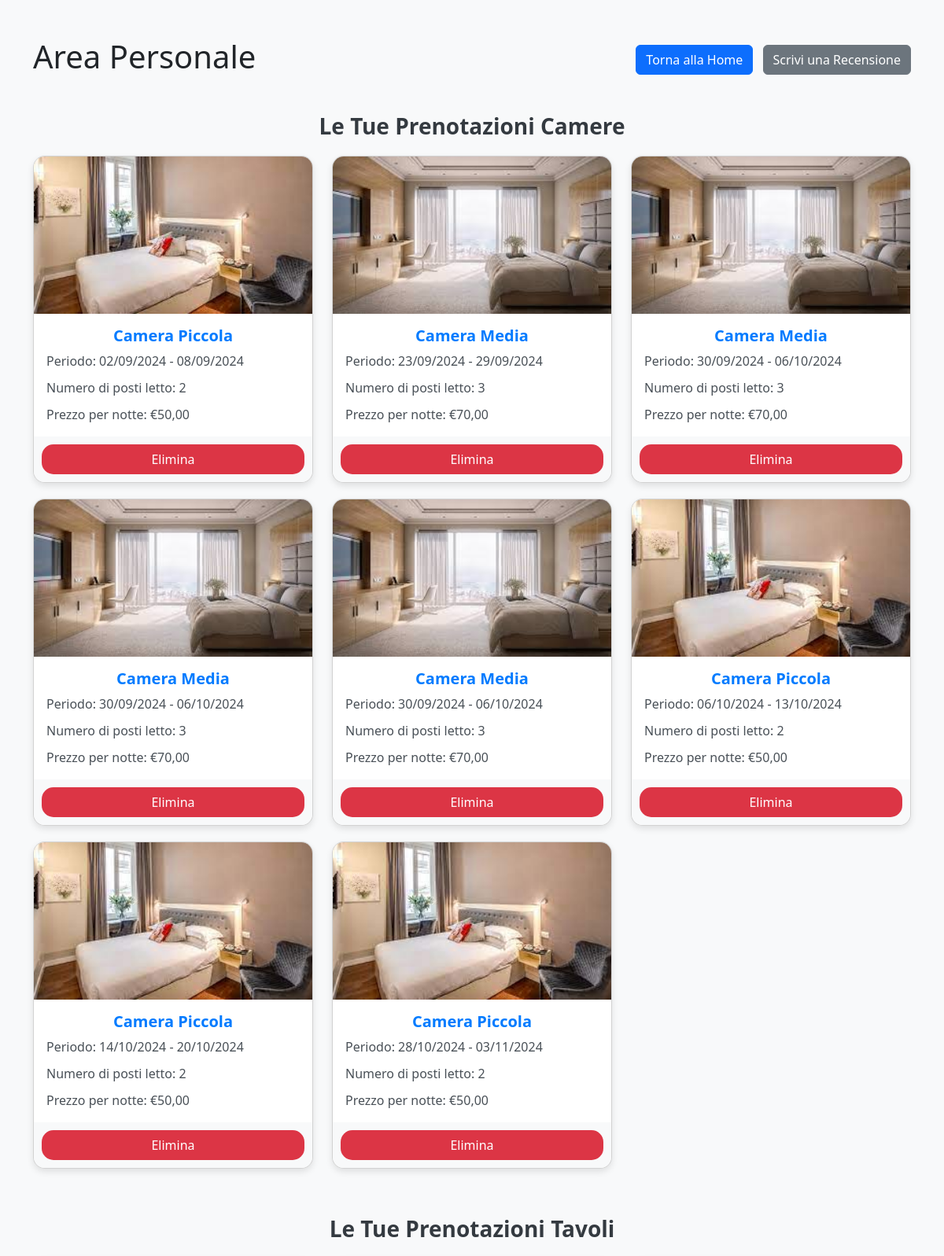
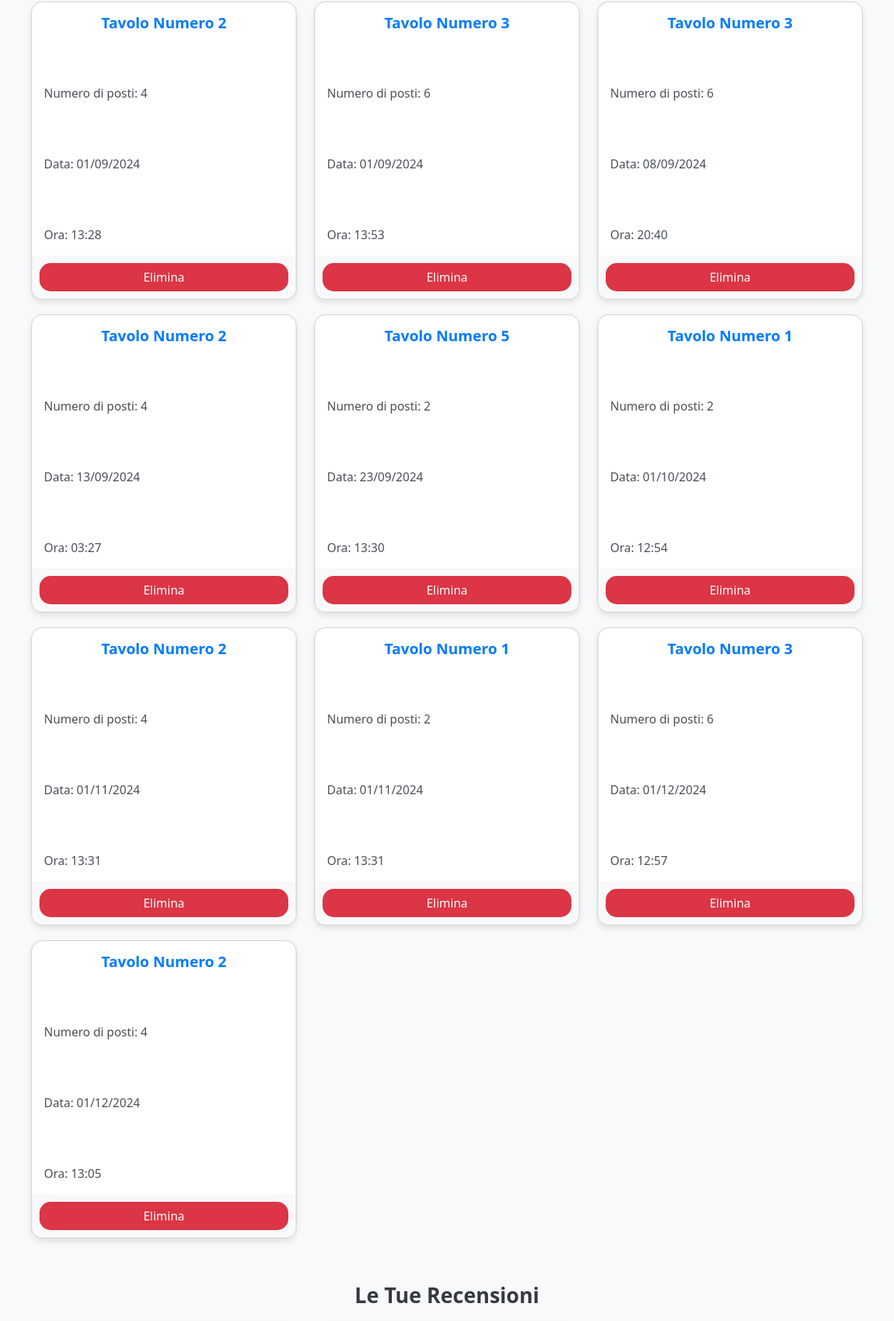
Page /core/area_personale (signed in, upper part) on the committed database (2 pictures, top to bottom).
### core/models.py (models this page shows, shortened)
class RoomBooking(models.Model):
    user = models.ForeignKey(User, on_delete=models.CASCADE, null=True, blank=True)
    camera = models.ForeignKey(Camera, on_delete=models.CASCADE)
    start_date = models.DateField()
    end_date = models.DateField()
    numero_telefono = models.CharField(max_length=15)
    email = models.EmailField()
    note = models.TextField(blank=True)
    created_at = models.DateTimeField(auto_now_add=True)
    class Meta:
        verbose_name = "Prenotazione Camera"
        verbose_name_plural = "Prenotazioni Camere"
        ordering = ['start_date']

class Camera(models.Model):
    SMALL = 'small'
    MEDIUM = 'medium'
    LARGE = 'large'
    ROOM_SIZE_CHOICES = [
        (SMALL, 'Piccola'),
        (MEDIUM, 'Media'),
        (LARGE, 'Grande'),
    ]
    tipo = models.CharField(max_length=10, choices=ROOM_SIZE_CHOICES)
    camere_totali = models.IntegerField(default=0)
    nome = models.CharField(max_length=50)
    numero_posti_letto = models.IntegerField(default=1)
    prezzo_per_notte = models.DecimalField(max_digits=10, decimal_places=2)
    descrizione = models.TextField(blank=True)
    MY_CONSTANT = "camere/"
    immagine1 = models.ImageField(upload_to= MY_CONSTANT, blank=True, null=True)
    immagine2 = models.ImageField(upload_to= MY_CONSTANT, blank=True, null=True)
    immagine3 = models.ImageField(upload_to= MY_CONSTANT, blank=True, null=True)
    class Meta:
        verbose_name = "Camera"
        verbose_name_plural = "Camere"

class TavoloBooking(models.Model):
    user = models.ForeignKey(User, on_delete=models.CASCADE)
    tavolo = models.ForeignKey(Tavolo, on_delete=models.CASCADE)
    data = models.DateField()
    orario_arrivo = models.TimeField()
    tipo_pasto = models.CharField(choices=[('pranzo', 'Pranzo'), ('cena', 'Cena')], max_length=15)
    numero_persone = models.IntegerField()
    numero_telefono = models.CharField(max_length=15)
    email = models.EmailField(max_length=254)
    note = models.TextField(blank=True)
    class Meta:
        verbose_name = "Prenotazione Tavolo"
        verbose_name_plural = "Prenotazioni Tavoli"
        ordering = ['data']

class Tavolo(models.Model):
    numero = models.IntegerField(unique=True)
    posti = models.IntegerField()
    class Meta:
        verbose_name = "Tavolo"
        verbose_name_plural = "Tavoli"

### core/views.py (the view)
# urls.py: path('area_personale',views.area_personale, name='area_personale'),
@login_required
def area_personale(request):
    prenotazioni_camere = RoomBooking.objects.filter(user=request.user)
    prenotazioni_tavoli = TavoloBooking.objects.filter(user=request.user)
    recensioni = Recensione.objects.filter(user=request.user)
    context = {
        'prenotazioni_camere': prenotazioni_camere,
        'prenotazioni_tavoli': prenotazioni_tavoli,
        'recensioni': recensioni,
    }
    return render(request, 'core/area_personale.html', context)

### core/templates/core/area_personale.html (shortened to what this page needs)
<!doctype html>
<html lang="it">
  <head>
    <link href="https://cdn.jsdelivr.net/npm/bootstrap@5.3.3/dist/css/bootstrap.min.css" rel="stylesheet">
  </head>
  <body>
    <div class="container my-5">
      <div class="d-flex justify-content-between align-items-center mb-4">
        <h1 class="text-center">Area Personale</h1>
        <div>
          <a href="{% url 'core_home' %}" class="btn btn-primary me-2">Torna alla Home</a>
          <a href="{% url 'aggiungi_recensione' %}" class="btn btn-secondary">Scrivi una Recensione</a>
        </div>
      </div>
      <h2 class="section-title">Le Tue Prenotazioni Camere</h2>
      <div class="row">
        {% for prenotazione in prenotazioni_camere %}
          <div class="col-md-4">
            <div class="card">
              <img src="{{ prenotazione.camera.immagine1.url }}" class="card-img-top" alt="Immagine camera">
              <div class="card-body">
                <h5 class="card-title">{{ prenotazione.camera.nome }}</h5>
                <p class="card-text">Periodo: {{ prenotazione.start_date|date:"d/m/Y" }} - {{ prenotazione.end_date|date:"d/m/Y" }}</p>
                <p class="card-text">Numero di posti letto: {{ prenotazione.camera.numero_posti_letto }}</p>
                <p class="card-text">Prezzo per notte: €{{ prenotazione.camera.prezzo_per_notte }}</p>
              </div>
              <div class="card-footer">
                <form method="POST" action="{% url 'elimina_prenotazione_camera' prenotazione.id %}">
                  <button type="submit" class="btn delete-btn" onclick="return confirm('Sei sicuro di voler eliminare questa prenotazione?');">Elimina</button>
                </form>
              </div>
            </div>
          </div>
        {% endfor %}
      </div>
      <h2 class="section-title">Le Tue Prenotazioni Tavoli</h2>
      <div class="row">
        {% for prenotazione in prenotazioni_tavoli %}
          <div class="col-md-4">
            <div class="card">
              <div class="card-body">
                <h5 class="card-title">Tavolo Numero {{ prenotazione.tavolo.numero }}</h5>
                <p class="card-text">Numero di posti: {{ prenotazione.tavolo.posti }}</p>
                <p class="card-text">Data: {{ prenotazione.data|date:"d/m/Y" }}</p>
                <p class="card-text">Ora: {{ prenotazione.orario_arrivo|date:"H:i" }}</p>
              </div>
              <div class="card-footer">
                <form method="POST" action="{% url 'elimina_prenotazione_tavolo' prenotazione.id %}">
                  <button type="submit" class="btn delete-btn" onclick="return confirm('Sei sicuro di voler eliminare questa prenotazione?');">Elimina</button>
                </form>
              </div>
            </div>
          </div>
        {% endfor %}
      </div>
      <h2 class="section-title">Le Tue Recensioni</h2>
    </div>
  </body>
</html>

### core/templates/core/area_personale.html (style rules this page uses)
body { background-color: #f8f9fa; }
.section-title { margin-top: 40px; margin-bottom: 20px; font-size: 1.75rem; font-weight: bold; text-align: center; color: #343a40; }
.card { margin-bottom: 20px; border-radius: 15px; box-shadow: 0 4px 8px rgba(0, 0, 0, 0.1); overflow: hidden; display: flex; flex-direction: column; justify-content: space-between; min-height: 400px; }
.card img { height: 200px; object-fit: cover; }
.card-body { flex-grow: 1; display: flex; flex-direction: column; justify-content: space-between; }
.card-title { font-size: 1.25rem; font-weight: bold; color: #007bff; text-align: center; }
.card-text { font-size: 1rem; color: #495057; margin-bottom: 10px; }
.card-footer { text-align: center; background-color: #f8f9fa; border-top: none; padding: 10px; }
.delete-btn { background-color: #dc3545; color: white; width: 100%; border-radius: 15px; transition: background-color 0.3s ease; }

### rows in the picture
RoomBooking: camera.immagine1 (picture), camera.nome "Camera Piccola", start_date "02/09/2024", end_date "08/09/2024", camera.numero_posti_letto "2", camera.prezzo_per_notte "50,00"
RoomBooking: camera.immagine1 (picture), camera.nome "Camera Media", start_date "23/09/2024", end_date "29/09/2024", camera.numero_posti_letto "3", camera.prezzo_per_notte "70,00"
RoomBooking: camera.immagine1 (picture), camera.nome "Camera Media", start_date "30/09/2024", end_date "06/10/2024", camera.numero_posti_letto "3", camera.prezzo_per_notte "70,00"
RoomBooking: camera.immagine1 (picture), camera.nome "Camera Media", start_date "30/09/2024", end_date "06/10/2024", camera.numero_posti_letto "3", camera.prezzo_per_notte "70,00"
RoomBooking: camera.immagine1 (picture), camera.nome "Camera Media", start_date "30/09/2024", end_date "06/10/2024", camera.numero_posti_letto "3", camera.prezzo_per_notte "70,00"
RoomBooking: camera.immagine1 (picture), camera.nome "Camera Piccola", start_date "06/10/2024", end_date "13/10/2024", camera.numero_posti_letto "2", camera.prezzo_per_notte "50,00"
RoomBooking: camera.immagine1 (picture), camera.nome "Camera Piccola", start_date "14/10/2024", end_date "20/10/2024", camera.numero_posti_letto "2", camera.prezzo_per_notte "50,00"
RoomBooking: camera.immagine1 (picture), camera.nome "Camera Piccola", start_date "28/10/2024", end_date "03/11/2024", camera.numero_posti_letto "2", camera.prezzo_per_notte "50,00"
TavoloBooking: tavolo.numero "2", tavolo.posti "4", data "01/09/2024", orario_arrivo "13:28"
TavoloBooking: tavolo.numero "3", tavolo.posti "6", data "01/09/2024", orario_arrivo "13:53"
TavoloBooking: tavolo.numero "3", tavolo.posti "6", data "08/09/2024", orario_arrivo "20:40"
TavoloBooking: tavolo.numero "2", tavolo.posti "4", data "13/09/2024", orario_arrivo "03:27"
TavoloBooking: tavolo.numero "5", tavolo.posti "2", data "23/09/2024", orario_arrivo "13:30"
TavoloBooking: tavolo.numero "1", tavolo.posti "2", data "01/10/2024", orario_arrivo "12:54"
TavoloBooking: tavolo.numero "2", tavolo.posti "4", data "01/11/2024", orario_arrivo "13:31"
TavoloBooking: tavolo.numero "1", tavolo.posti "2", data "01/11/2024", orario_arrivo "13:31"
TavoloBooking: tavolo.numero "3", tavolo.posti "6", data "01/12/2024", orario_arrivo "12:57"
TavoloBooking: tavolo.numero "2", tavolo.posti "4", data "01/12/2024", orario_arrivo "13:05"
